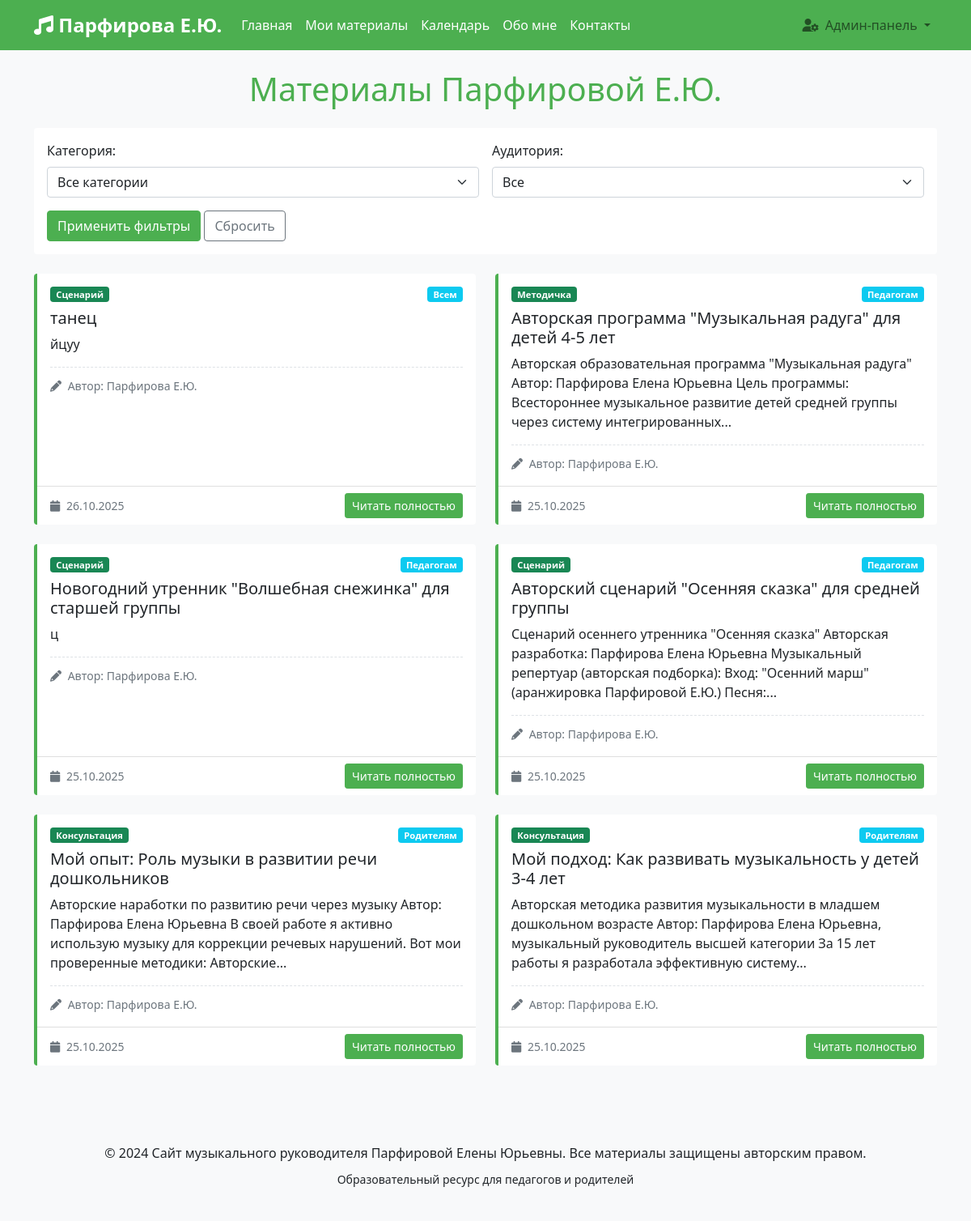
/materials (signed in), run on the app's committed database.
### models.py (models this page shows)
class Material(db.Model):
    id = db.Column(db.Integer, primary_key=True)
    title = db.Column(db.String(200), nullable=False)
    content = db.Column(db.Text, nullable=False)
    category = db.Column(db.String(50), nullable=False)
    target_audience = db.Column(db.String(50), nullable=False)
    created_date = db.Column(db.DateTime, nullable=False, default=lambda: datetime.now(timezone.utc))
    file_path = db.Column(db.String(300))
    is_published = db.Column(db.Boolean, default=True)

### app.py (the view)
@app.route('/materials')
def materials():
    log_visit('materials')
    category = request.args.get('category', 'all')
    audience = request.args.get('audience', 'all')
    query = Material.query.filter_by(is_published=True)
    if category != 'all':
        query = query.filter_by(category=category)
    if audience != 'all':
        query = query.filter_by(target_audience=audience)
    materials_list = query.order_by(Material.created_date.desc()).all()
    return render_template('materials.html',
                         materials=materials_list,
                         current_category=category,
                         current_audience=audience)

### app.py (called while the page is built)
@login_manager.user_loader
def load_user(user_id):
    return db.session.get(User, int(user_id))

def log_visit(page):
    visit = PageVisit(
        page=page,
        ip_address=request.remote_addr
    )
    db.session.add(visit)
    db.session.commit()

### templates/materials.html (shortened to what this page needs)
{% extends "base.html" %}
{% block content %}
<div class="container mt-4">
    <h1 class="text-center mb-4" style="color: #4CAF50;">Материалы Парфировой Е.Ю.</h1>
    <div class="card mb-4">
        <div class="card-body">
            <form method="get" class="row g-3">
                <div class="col-md-6">
                    <label class="form-label">Категория:</label>
                    <select name="category" class="form-select">
                        <option value="all" {% if current_category=='all' %}selected{% endif %}>Все категории</option>
                    </select>
                </div>
                <div class="col-md-6">
                    <label class="form-label">Аудитория:</label>
                    <select name="audience" class="form-select">
                        <option value="all" {% if current_audience=='all' %}selected{% endif %}>Все</option>
                    </select>
                </div>
                <div class="col-12">
                    <button type="submit" class="btn btn-success">Применить фильтры</button>
                    <a href="{{ url_for('materials') }}" class="btn btn-outline-secondary">Сбросить</a>
                </div>
            </form>
        </div>
    </div>
    <div class="row">
        {% for material in materials %}
        <div class="col-lg-6 mb-4">
            <div class="card h-100 material-card">
                <div class="card-body">
                    <div class="d-flex justify-content-between align-items-start mb-2">
                        <span class="badge bg-success">
                            {% if material.category == 'consultation' %}Консультация
                            {% elif material.category == 'scenario' %}Сценарий
                            {% elif material.category == 'methodical' %}Методичка
                            {% else %}Статья{% endif %}
                        </span>
                        <span class="badge bg-info">
                            {% if material.target_audience == 'teachers' %}Педагогам
                            {% elif material.target_audience == 'parents' %}Родителям
                            {% else %}Всем{% endif %}
                        </span>
                    </div>
                    <h5 class="card-title">{{ material.title }}</h5>
                    <p class="card-text">
                        {{ material.content | striptags | truncate(200) }}
                    </p>
                    <div class="author-signature">
                        <small class="text-muted">
                            <i class="fas fa-pencil-alt me-1"></i>
                            Автор: Парфирова Е.Ю.
                        </small>
                    </div>
                </div>
                <div class="card-footer bg-transparent">
                    <div class="d-flex justify-content-between align-items-center">
                        <small class="text-muted">
                            <i class="fas fa-calendar me-1"></i>
                            {{ material.created_date.strftime('%d.%m.%Y') }}
                        </small>
                        <a href="{{ url_for('material_detail', material_id=material.id) }}"
                            class="btn btn-sm btn-success">
                            Читать полностью
                        </a>
                    </div>
                </div>
            </div>
        </div>
        {% endfor %}
    </div>
</div>
{% endblock %}

### static/css/style.css (style rules this page uses)
:root { --primary-color: #4CAF50; --secondary-color: #FFC107; --accent-color: #2196F3; }
body { font-family: 'Segoe UI', Tahoma, Geneva, Verdana, sans-serif; background-color: #f8f9fa; }
.card { transition: transform 0.3s ease, box-shadow 0.3s ease; border: none; }
.badge { font-size: 0.7rem; }
.btn-success { background-color: var(--primary-color); border-color: var(--primary-color); }
.material-card { border-left: 4px solid var(--primary-color); }
.card { animation: fadeIn 0.6s ease-out; }
.author-signature { border-top: 1px dashed #dee2e6; padding-top: 10px; margin-top: 15px; }

### data on the page
Material: category "Сценарий", target_audience "Всем", title "танец", content "йцуу", created_date "26.10.2025"
Material: category "Методичка", target_audience "Педагогам", title "Авторская программа \"Музыкальная радуга\" для детей 4-5 лет", content "Авторская образовательная программа \"Музыкальная радуга\" Автор: Парфирова Елена Юрьевна Цель программы: Всестороннее музыкальное развитие детей средней группы через систему интегрированных...", created_date "25.10.2025"
Material: category "Сценарий", target_audience "Педагогам", title "Новогодний утренник \"Волшебная снежинка\" для старшей группы", content "ц", created_date "25.10.2025"
Material: category "Сценарий", target_audience "Педагогам", title "Авторский сценарий \"Осенняя сказка\" для средней группы", content "Сценарий осеннего утренника \"Осенняя сказка\" Авторская разработка: Парфирова Елена Юрьевна Музыкальный репертуар (авторская подборка): Вход: \"Осенний марш\" (аранжировка Парфировой Е.Ю.) Песня:...", created_date "25.10.2025"
Material: category "Консультация", target_audience "Родителям", title "Мой опыт: Роль музыки в развитии речи дошкольников", content "Авторские наработки по развитию речи через музыку Автор: Парфирова Елена Юрьевна В своей работе я активно использую музыку для коррекции речевых нарушений. Вот мои проверенные методики: Авторские...", created_date "25.10.2025"
Material: category "Консультация", target_audience "Родителям", title "Мой подход: Как развивать музыкальность у детей 3-4 лет", content "Авторская методика развития музыкальности в младшем дошкольном возрасте Автор: Парфирова Елена Юрьевна, музыкальный руководитель высшей категории За 15 лет работы я разработала эффективную систему...", created_date "25.10.2025"
